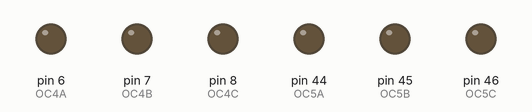
This sketch was run on a simulated Arduino Mega 2560, built with avr-gcc and run on an emulated ATmega2560. Parts: output pins drawn as LEDs (lit = HIGH).

Above: at 0.0 s.
Timing chart, 0 to 0.3 s (numbered marks = the images above):
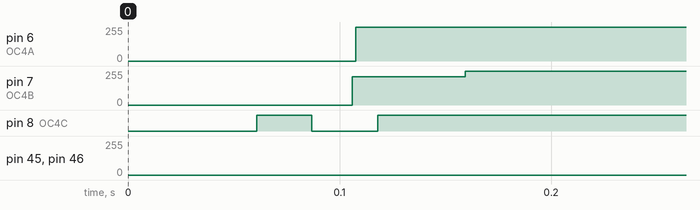

The sketch:

sineWave_vM00.ino
```cpp
// sine wave PWM, open loop control for Arduino Mega (ATMega2560)
#include <avr/io.h>
#include <avr/interrupt.h>
#include <math.h>

// Sine wave table
uint16_t sineTable[360];
const uint8_t ofs = 24;
uint16_t pwmValueA, pwmValueB, pwmValueC;

void setup() {
  for (int i = 0; i < 360; ++i) {
    sineTable[i] = 450*sin(2*M_PI*i/360) + 25;
  }
  // Set up output pins for Timer 4 (OC4A, OC4B, OC4C) and Timer 5 (OC5A, OC5B, OC5C)
  pinMode(6, OUTPUT);  // OC4A
  pinMode(7, OUTPUT);  // OC4B
  pinMode(8, OUTPUT);  // OC4C
  pinMode(44, OUTPUT); // OC5A
  pinMode(45, OUTPUT); // OC5B
  pinMode(46, OUTPUT); // OC5C

  // Timer 4 Setup: Phase Correct PWM, arbitrary resolution
  TCCR4A = (1 << COM4A1) | (1 << COM4B1) | (1 << COM4C1); // Phase Correct PWM mode, non-inverting
  TCCR4B = (1 << CS40) | (1 << WGM43);  // No prescaler, Phase Correct PWM, arbitrary resolution

  // Timer 5 Setup: Phase Correct PWM, arbitrary resolution
  TCCR5A = (1 << COM5A1) | (1 << COM5B1) | (1 << COM5C1) | (1 << COM5A0) | (1 << COM5B0) | (1 << COM5C0); // Phase Correct PWM mode, non-inverting
  TCCR5B = (1 << CS50) | (1 << WGM53);  // No prescaler, Phase Correct PWM, arbitrary resolution

  // Define resolution
  ICR4 = 0x01F4;
  ICR5 = 0x01F4;
}

void loop() {
  // Generate the sine wave modulated PWM signals
  for (int degree = 0; degree < 360; degree++) {
    pwmValueA = sineTable[degree];                     // Phase A sine value
    pwmValueB = sineTable[(degree + 120) % 360];        // Phase B sine value (120 degrees offset)
    pwmValueC = sineTable[(degree + 240) % 360];        // Phase C sine value (240 degrees offset)

    // Apply to Timer 4 (pins 6, 7, 8)
    OCR4A = pwmValueA - ofs;  // Output to phase A (OC4A, pin 6)
    OCR4B = pwmValueB - ofs;  // Output to phase B (OC4B, pin 7)
    OCR4C = pwmValueC - ofs;  // Output to phase C (OC4C, pin 8)

    // Apply to Timer 5 (pins 44, 45, 46)
    OCR5A = pwmValueA + ofs;  // Complement phase A (OC5A, pin 44)
    OCR5B = pwmValueB + ofs;  // Complement phase B (OC5B, pin 45)
    OCR5C = pwmValueC + ofs;  // Complement phase C (OC5C, pin 46)

    // Add a delay for the frequency control
    delayMicroseconds(50);  // Adjust this delay for the desired frequency
  }
}
```

Measured:
- by itself, pin 6 (OC4A), pin 7 (OC4B): 0/255 → 255/255 at 0.11 s
- by itself, pin 8 (OC4C): LOW → HIGH at 0.06 s, → LOW 0.03 s later, → HIGH 0.03 s later
